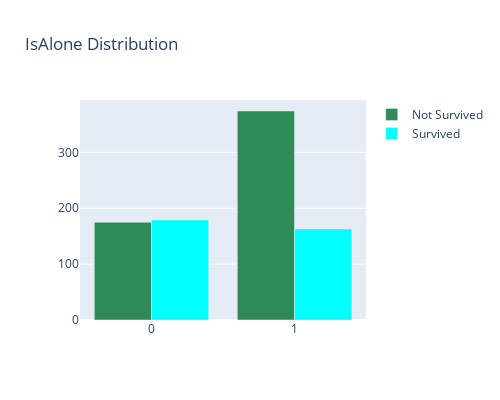

Notebook source saved alongside this figure:
### Code cell
df_m = train_df[train_df['Survived'] == 0]
df_f = train_df[train_df['Survived'] == 1]
df_m = df_m['IsAlone'].value_counts()
df_f = df_f['IsAlone'].value_counts()

trace1 = go.Bar(x = df_m.index[::-1], y = df_m.values[::-1], name = 'Not Survived', marker = dict(color = 'seagreen'))
trace2 = go.Bar(x = df_f.index[::-1], y = df_f.values[::-1], name = 'Survived', marker = dict(color = 'aqua'))
data = [trace1, trace2]
layout = go.Layout(height = 400, width = 500, title='IsAlone Distribution', )
fig = go.Figure(data = data, layout= layout)
py.iplot(fig)

### Figure 1 — Plotly figure (JSON) as saved in the notebook; plotly's stock layout.template omitted (floating-point values rounded to 4 significant figures)
{"data": [{"marker": {"color": "seagreen"}, "name": "Not Survived", "type": "bar", "x": [0, 1], "y": [175, 374]}, {"marker": {"color": "aqua"}, "name": "Survived", "type": "bar", "x": [1, 0], "y": [163, 179]}], "layout": {"height": 400, "title": {"text": "IsAlone Distribution"}, "width": 500}}
